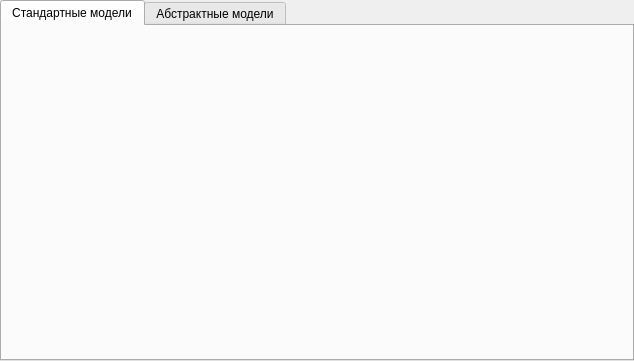
<?xml version="1.0" encoding="UTF-8"?>
<ui version="4.0">
 <class>MainWindow</class>
 <widget class="QMainWindow" name="MainWindow">
  <property name="geometry">
   <rect>
    <x>0</x>
    <y>0</y>
    <width>634</width>
    <height>361</height>
   </rect>
  </property>
  <property name="windowTitle">
   <string>MainWindow</string>
  </property>
  <widget class="QWidget" name="centralWidget">
   <layout class="QGridLayout" name="gridLayout">
    <property name="leftMargin">
     <number>0</number>
    </property>
    <property name="topMargin">
     <number>0</number>
    </property>
    <property name="rightMargin">
     <number>0</number>
    </property>
    <property name="bottomMargin">
     <number>0</number>
    </property>
    <property name="spacing">
     <number>0</number>
    </property>
    <item row="0" column="0">
     <widget class="QTabWidget" name="tabWidget">
      <property name="currentIndex">
       <number>0</number>
      </property>
      <widget class="QWidget" name="StandardModelsTab">
       <attribute name="title">
        <string>Стандартные модели</string>
       </attribute>
       <layout class="QGridLayout" name="gridLayout_2">
        <property name="leftMargin">
         <number>0</number>
        </property>
        <property name="topMargin">
         <number>0</number>
        </property>
        <property name="rightMargin">
         <number>0</number>
        </property>
        <property name="bottomMargin">
         <number>0</number>
        </property>
        <property name="spacing">
         <number>0</number>
        </property>
        <item row="0" column="0">
         <widget class="TModelWidget" name="StandatdModelsWidget" native="true"/>
        </item>
       </layout>
      </widget>
      <widget class="QWidget" name="AbstractModelTab">
       <attribute name="title">
        <string>Абстрактные модели</string>
       </attribute>
       <layout class="QGridLayout" name="gridLayout_3">
        <property name="leftMargin">
         <number>0</number>
        </property>
        <property name="topMargin">
         <number>0</number>
        </property>
        <property name="rightMargin">
         <number>0</number>
        </property>
        <property name="bottomMargin">
         <number>0</number>
        </property>
        <property name="spacing">
         <number>0</number>
        </property>
        <item row="0" column="0">
         <widget class="TModelWidget" name="AbstractModelsWidget" native="true"/>
        </item>
       </layout>
      </widget>
     </widget>
    </item>
   </layout>
  </widget>
 </widget>
 <layoutdefault spacing="6" margin="11"/>
 <customwidgets>
  <customwidget>
   <class>TModelWidget</class>
   <extends>QWidget</extends>
   <header>Widget/ModelWidget.h</header>
   <container>1</container>
  </customwidget>
 </customwidgets>
 <resources/>
 <connections/>
</ui>
